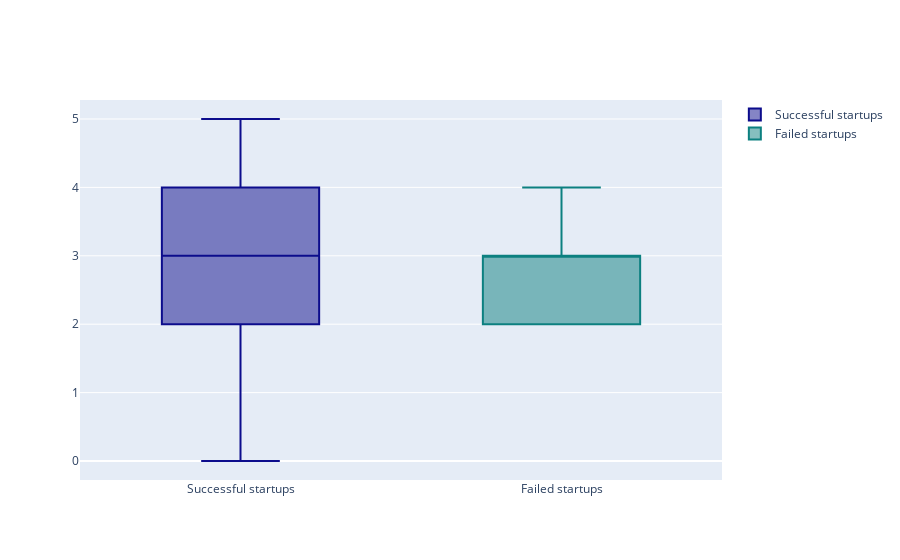

Notebook cell for this chart:
### Code cell
trace1 = go.Box(
    y = success_df['Industry trend in investing'],
    name = 'Successful startups',
    marker = dict(
        color = 'rgb(12, 12, 140)',
    )
)
trace2 = go.Box(
    y = failed_df['Industry trend in investing'],
    name = 'Failed startups',
    marker = dict(
        color = 'rgb(12, 128, 128)',
    )
)
data = [trace1, trace2]
iplot(data)

### Figure 1 — Plotly figure (JSON) as saved in the notebook; plotly's stock layout.template omitted (floating-point values rounded to 4 significant figures; data arrays with more than 128 entries replaced by an {"elided": "..."} marker saying what was removed)
{"data": [{"marker": {"color": "rgb(12, 12, 140)"}, "name": "Successful startups", "type": "box", "y": {"elided": "305 int values"}}, {"marker": {"color": "rgb(12, 128, 128)"}, "name": "Failed startups", "type": "box", "y": {"elided": "167 int values"}}], "layout": {}}
